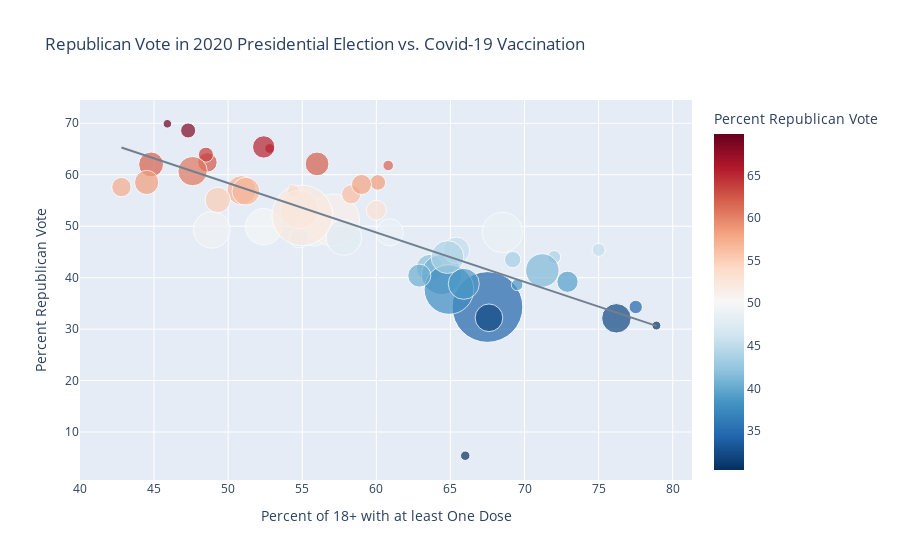

The cell this chart's notebook holds for it:
### Code cell
# Plot with Plotly for the interactive hover data and easy regression line

# Setting color min and max. Otherwise the District of Columbia, at a mere 5.4% for Trump, 
# pulls the minimum of the color bar so low that most "blue" states are too pale to see.

color_min = votevax["Percent Republican Vote"].min() + 25
color_max = votevax["Percent Republican Vote"].max()

px.scatter(votevax, x="Percent of 18+ with at least One Dose", y="Percent Republican Vote",
           size="Population", size_max=50,
           color="Percent Republican Vote", color_continuous_scale="RdBu_r", range_color=[color_min, color_max],
           hover_name="State",
           trendline="ols", trendline_color_override="SlateGray",
           title="Republican Vote in 2020 Presidential Election vs. Covid-19 Vaccination"  
          )

### Figure 1 — Plotly figure (JSON) as saved in the notebook; plotly's stock layout.template omitted (floating-point values rounded to 4 significant figures)
{"data": [{"hovertemplate": "<b>%{hovertext}</b><br><br>Percent of 18+ with at least One Dose=%{x}<br>Percent Republican Vote=%{marker.color}<br>Population=%{marker.size}<extra></extra>", "hovertext": ["Alabama", "Alaska", "Arizona", "Arkansas", "California", "Colorado", "Connecticut", "Delaware", "District of Columbia", "Florida", "Georgia", "Hawaii", "Idaho", "Illinois", "Indiana", "Iowa", "Kansas", "Kentucky", "Louisiana", "Maine", "Maryland", "Massachusetts", "Michigan", "Minnesota", "Mississippi", "Missouri", "Montana", "Nebraska", "Nevada", "New Hampshire", "New Jersey", "New Mexico", "New York", "North Carolina", "North Dakota", "Ohio", "Oklahoma", "Oregon", "Pennsylvania", "Rhode Island", "South Carolina", "South Dakota", "Tennessee", "Texas", "Utah", "Vermont", "Virginia", "Washington", "West Virginia", "Wisconsin", "Wyoming"], "legendgroup": "", "marker": {"color": [62, 52.8, 49.1, 62.4, 34.3, 41.9, 39.2, 39.8, 5.4, 51.2, 49.3, 34.3, 63.9, 40.6, 57, 53.1, 56.2, 62.1, 58.5, 44, 32.2, 32.1, 47.8, 45.3, 57.6, 56.8, 56.9, 58.5, 47.7, 45.4, 41.4, 43.5, 37.7, 49.9, 65.1, 53.3, 65.4, 40.4, 48.8, 38.6, 55.1, 61.8, 60.7, 52.1, 58.1, 30.7, 44, 38.8, 68.6, 48.8, 69.9], "coloraxis": "coloraxis", "size": [4903197, 731542, 7278689, 3017812, 39512110, 5758748, 3565280, 973764, 705749, 21477732, 10617457, 1415867, 1787056, 12671796, 6732234, 3155060, 2913328, 4467689, 4648818, 1344212, 6045683, 6892517, 9986883, 5639639, 2976142, 6137405, 1068777, 1934400, 3080162, 1359712, 8882153, 2096830, 19453619, 10488086, 762058, 11689095, 3956965, 4217747, 12801974, 1059361, 5148724, 884660, 6829184, 28995927, 3205965, 623990, 8535487, 7614891, 1792144, 5822405, 578756], "sizemode": "area", "sizeref": 15800.0, "symbol": "circle"}, "mode": "markers", "name": "", "orientation": "v", "showlegend": false, "type": "scatter", "x": [44.8, 56.8, 55.8, 48.6, 67.5, 63.6, 72.9, 63.4, 66, 57.1, 48.9, 77.5, 48.5, 64.4, 50.9, 60, 58.3, 56, 44.5, 72, 67.6, 76.2, 57.8, 65.4, 42.8, 51.2, 54.4, 60.1, 54.8, 75, 71.2, 69.2, 64.9, 52.4, 52.8, 54.8, 52.4, 62.9, 68.5, 69.5, 49.3, 60.8, 47.6, 55, 59, 78.9, 64.8, 65.9, 47.3, 60.9, 45.9], "xaxis": "x", "y": [62, 52.8, 49.1, 62.4, 34.3, 41.9, 39.2, 39.8, 5.4, 51.2, 49.3, 34.3, 63.9, 40.6, 57, 53.1, 56.2, 62.1, 58.5, 44, 32.2, 32.1, 47.8, 45.3, 57.6, 56.8, 56.9, 58.5, 47.7, 45.4, 41.4, 43.5, 37.7, 49.9, 65.1, 53.3, 65.4, 40.4, 48.8, 38.6, 55.1, 61.8, 60.7, 52.1, 58.1, 30.7, 44, 38.8, 68.6, 48.8, 69.9], "yaxis": "y"}, {"hovertemplate": "<b>OLS trendline</b><br>Percent Republican Vote = -0.960527 * Percent of 18+ with at least One Dose + 106.412<br>R<sup>2</sup>=0.567116<br><br>Percent of 18+ with at least One Dose=%{x}<br>Percent Republican Vote=%{y} <b>(trend)</b><extra></extra>", "legendgroup": "", "line": {"color": "SlateGray"}, "marker": {"symbol": "circle"}, "mode": "lines", "name": "", "showlegend": false, "type": "scatter", "x": [42.8, 44.5, 44.8, 45.9, 47.3, 47.6, 48.5, 48.6, 48.9, 49.3, 50.9, 51.2, 52.4, 52.4, 52.8, 54.4, 54.8, 54.8, 55, 55.8, 56, 56.8, 57.1, 57.8, 58.3, 59, 60, 60.1, 60.8, 60.9, 62.9, 63.4, 63.6, 64.4, 64.8, 64.9, 65.4, 65.9, 66, 67.5, 67.6, 68.5, 69.2, 69.5, 71.2, 72, 72.9, 75, 76.2, 77.5, 78.9], "xaxis": "x", "y": [65.3, 63.67, 63.38, 62.32, 60.98, 60.69, 59.83, 59.73, 59.44, 59.06, 57.52, 57.23, 56.08, 56.08, 55.7, 54.16, 53.78, 53.78, 53.58, 52.81, 52.62, 51.85, 51.57, 50.89, 50.41, 49.74, 48.78, 48.68, 48.01, 47.92, 46.0, 45.51, 45.32, 44.55, 44.17, 44.07, 43.59, 43.11, 43.02, 41.58, 41.48, 40.62, 39.94, 39.66, 38.02, 37.25, 36.39, 34.37, 33.22, 31.97, 30.63], "yaxis": "y"}], "layout": {"coloraxis": {"cmax": 69.9, "cmin": 30.4, "colorbar": {"title": {"text": "Percent Republican Vote"}}, "colorscale": [[0, "rgb(5,48,97)"], [0.1, "rgb(33,102,172)"], [0.2, "rgb(67,147,195)"], [0.3, "rgb(146,197,222)"], [0.4, "rgb(209,229,240)"], [0.5, "rgb(247,247,247)"], [0.6, "rgb(253,219,199)"], [0.7, "rgb(244,165,130)"], [0.8, "rgb(214,96,77)"], [0.9, "rgb(178,24,43)"], [1, "rgb(103,0,31)"]]}, "legend": {"itemsizing": "constant", "tracegroupgap": 0}, "title": {"text": "Republican Vote in 2020 Presidential Election vs. Covid-19 Vaccination"}, "xaxis": {"anchor": "y", "domain": [0, 1], "title": {"text": "Percent of 18+ with at least One Dose"}}, "yaxis": {"anchor": "x", "domain": [0, 1], "title": {"text": "Percent Republican Vote"}}}}
